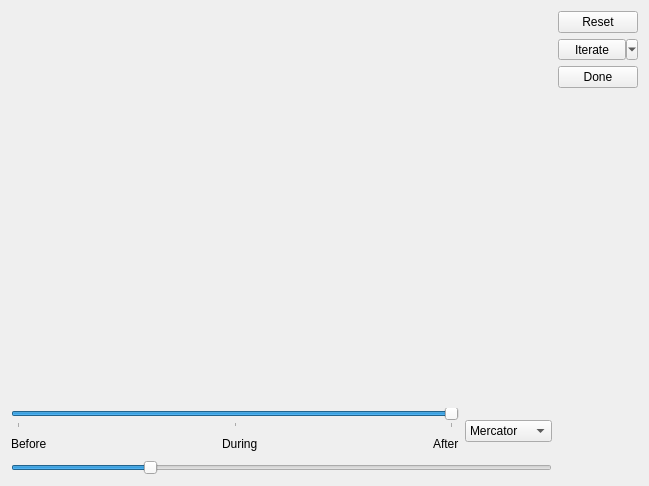
<?xml version="1.0" encoding="UTF-8"?>
<ui version="4.0">
 <class>Form</class>
 <widget class="QWidget" name="Form">
  <property name="geometry">
   <rect>
    <x>0</x>
    <y>0</y>
    <width>649</width>
    <height>486</height>
   </rect>
  </property>
  <property name="windowTitle">
   <string>Form</string>
  </property>
  <layout class="QHBoxLayout" name="horizontalLayout">
   <item>
    <layout class="QVBoxLayout" name="verticalLayout_2">
     <item>
      <widget class="QWidget" name="content" native="true">
       <property name="sizePolicy">
        <sizepolicy hsizetype="Expanding" vsizetype="Expanding">
         <horstretch>0</horstretch>
         <verstretch>0</verstretch>
        </sizepolicy>
       </property>
      </widget>
     </item>
     <item>
      <layout class="QHBoxLayout" name="horizontalLayout_2">
       <item>
        <layout class="QVBoxLayout" name="verticalLayout_3">
         <item>
          <widget class="QSlider" name="time">
           <property name="maximum">
            <number>2</number>
           </property>
           <property name="pageStep">
            <number>1</number>
           </property>
           <property name="value">
            <number>2</number>
           </property>
           <property name="orientation">
            <enum>Qt::Horizontal</enum>
           </property>
           <property name="invertedAppearance">
            <bool>false</bool>
           </property>
           <property name="invertedControls">
            <bool>false</bool>
           </property>
           <property name="tickPosition">
            <enum>QSlider::TicksBelow</enum>
           </property>
          </widget>
         </item>
         <item>
          <layout class="QHBoxLayout" name="horizontalLayout_3">
           <property name="sizeConstraint">
            <enum>QLayout::SetDefaultConstraint</enum>
           </property>
           <property name="topMargin">
            <number>0</number>
           </property>
           <item>
            <widget class="QLabel" name="label_3">
             <property name="text">
              <string>Before</string>
             </property>
            </widget>
           </item>
           <item>
            <spacer name="horizontalSpacer">
             <property name="orientation">
              <enum>Qt::Horizontal</enum>
             </property>
             <property name="sizeHint" stdset="0">
              <size>
               <width>40</width>
               <height>20</height>
              </size>
             </property>
            </spacer>
           </item>
           <item>
            <widget class="QLabel" name="label_2">
             <property name="text">
              <string>During</string>
             </property>
            </widget>
           </item>
           <item>
            <spacer name="horizontalSpacer_2">
             <property name="orientation">
              <enum>Qt::Horizontal</enum>
             </property>
             <property name="sizeHint" stdset="0">
              <size>
               <width>40</width>
               <height>20</height>
              </size>
             </property>
            </spacer>
           </item>
           <item>
            <widget class="QLabel" name="label">
             <property name="text">
              <string>After</string>
             </property>
            </widget>
           </item>
          </layout>
         </item>
        </layout>
       </item>
       <item>
        <widget class="QComboBox" name="projection">
         <property name="sizePolicy">
          <sizepolicy hsizetype="Minimum" vsizetype="Fixed">
           <horstretch>0</horstretch>
           <verstretch>0</verstretch>
          </sizepolicy>
         </property>
         <property name="minimumSize">
          <size>
           <width>85</width>
           <height>0</height>
          </size>
         </property>
         <property name="currentIndex">
          <number>0</number>
         </property>
         <item>
          <property name="text">
           <string>Mercator</string>
          </property>
         </item>
         <item>
          <property name="text">
           <string>Sinusoidal</string>
          </property>
         </item>
         <item>
          <property name="text">
           <string>Flat</string>
          </property>
         </item>
        </widget>
       </item>
      </layout>
     </item>
     <item>
      <widget class="QSlider" name="rotate">
       <property name="minimum">
        <number>-180</number>
       </property>
       <property name="maximum">
        <number>180</number>
       </property>
       <property name="pageStep">
        <number>15</number>
       </property>
       <property name="value">
        <number>-90</number>
       </property>
       <property name="orientation">
        <enum>Qt::Horizontal</enum>
       </property>
      </widget>
     </item>
    </layout>
   </item>
   <item>
    <layout class="QVBoxLayout" name="verticalLayout">
     <item>
      <widget class="QPushButton" name="reset">
       <property name="text">
        <string>Reset</string>
       </property>
      </widget>
     </item>
     <item>
      <widget class="QToolButton" name="iterate">
       <property name="sizePolicy">
        <sizepolicy hsizetype="Minimum" vsizetype="Fixed">
         <horstretch>0</horstretch>
         <verstretch>0</verstretch>
        </sizepolicy>
       </property>
       <property name="text">
        <string>Iterate</string>
       </property>
       <property name="popupMode">
        <enum>QToolButton::MenuButtonPopup</enum>
       </property>
       <property name="toolButtonStyle">
        <enum>Qt::ToolButtonTextOnly</enum>
       </property>
       <property name="autoRaise">
        <bool>false</bool>
       </property>
       <property name="arrowType">
        <enum>Qt::NoArrow</enum>
       </property>
      </widget>
     </item>
     <item>
      <widget class="QPushButton" name="done">
       <property name="text">
        <string>Done</string>
       </property>
      </widget>
     </item>
     <item>
      <spacer name="verticalSpacer">
       <property name="orientation">
        <enum>Qt::Vertical</enum>
       </property>
       <property name="sizeHint" stdset="0">
        <size>
         <width>20</width>
         <height>40</height>
        </size>
       </property>
      </spacer>
     </item>
    </layout>
   </item>
  </layout>
  <action name="red">
   <property name="text">
    <string>Red</string>
   </property>
  </action>
  <action name="blue">
   <property name="text">
    <string>Blue</string>
   </property>
  </action>
 </widget>
 <resources/>
 <connections/>
</ui>
